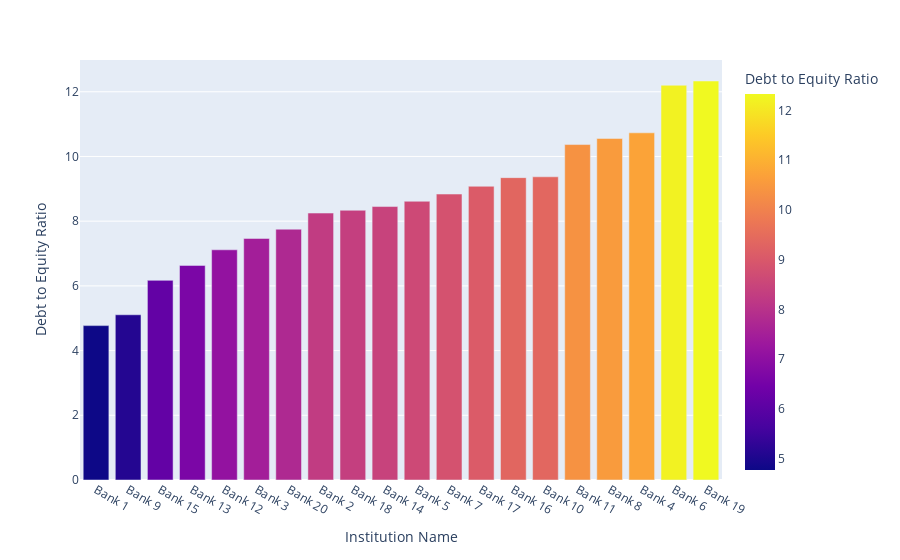

Notebook cell for this chart:
### Code cell
px.bar(data_frame=df_final[df_final["Date"] == '2023-12-31'].reset_index().sort_values('Debt to Equity Ratio'), 
       x='Institution Name', y='Debt to Equity Ratio', color = 'Debt to Equity Ratio', color_discrete_map=res)

### Figure 1 — Plotly figure (JSON) as saved in the notebook; plotly's stock layout.template omitted (floating-point values rounded to 4 significant figures)
{"data": [{"alignmentgroup": "True", "hovertemplate": "Institution Name=%{x}<br>Debt to Equity Ratio=%{marker.color}<extra></extra>", "legendgroup": "", "marker": {"color": [4.772, 5.107, 6.171, 6.633, 7.115, 7.467, 7.752, 8.25, 8.337, 8.452, 8.615, 8.838, 9.079, 9.346, 9.371, 10.37, 10.56, 10.73, 12.2, 12.33], "coloraxis": "coloraxis", "pattern": {"shape": ""}}, "name": "", "offsetgroup": "", "orientation": "v", "showlegend": false, "textposition": "auto", "type": "bar", "x": ["Bank 1", "Bank 9", "Bank 15", "Bank 13", "Bank 12", "Bank 3", "Bank 20", "Bank 2", "Bank 18", "Bank 14", "Bank 5", "Bank 7", "Bank 17", "Bank 16", "Bank 10", "Bank 11", "Bank 8", "Bank 4", "Bank 6", "Bank 19"], "xaxis": "x", "y": [4.772, 5.107, 6.171, 6.633, 7.115, 7.467, 7.752, 8.25, 8.337, 8.452, 8.615, 8.838, 9.079, 9.346, 9.371, 10.37, 10.56, 10.73, 12.2, 12.33], "yaxis": "y"}], "layout": {"autosize": true, "barmode": "relative", "coloraxis": {"colorbar": {"title": {"text": "Debt to Equity Ratio"}}, "colorscale": [[0, "#0d0887"], [0.1111, "#46039f"], [0.2222, "#7201a8"], [0.3333, "#9c179e"], [0.4444, "#bd3786"], [0.5556, "#d8576b"], [0.6667, "#ed7953"], [0.7778, "#fb9f3a"], [0.8889, "#fdca26"], [1, "#f0f921"]]}, "legend": {"tracegroupgap": 0}, "margin": {"t": 60}, "xaxis": {"anchor": "y", "autorange": true, "domain": [0, 1], "range": [-0.5, 19.5], "title": {"text": "Institution Name"}, "type": "category"}, "yaxis": {"anchor": "x", "autorange": true, "domain": [0, 1], "range": [0, 12.98], "title": {"text": "Debt to Equity Ratio"}, "type": "linear"}}}
